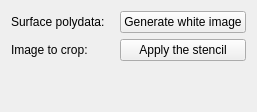
     <widget class="QWidget" name="tab_7">
      <attribute name="title">
       <string>Surface to image</string>
      </attribute>
      <layout class="QVBoxLayout" name="verticalLayout_4">
       <item>
        <layout class="QGridLayout" name="gridLayout">
         <item row="0" column="0">
          <widget class="QLabel" name="label_22">
           <property name="text">
            <string>Surface polydata: </string>
           </property>
          </widget>
         </item>
         <item row="0" column="2">
          <widget class="QPushButton" name="generateWhiteImagePushButton">
           <property name="text">
            <string>Generate white image</string>
           </property>
          </widget>
         </item>
         <item row="0" column="1">
          <widget class="QmitkSingleNodeSelectionWidget" name="widget_Poly" native="true"/>
         </item>
         <item row="1" column="0">
          <widget class="QLabel" name="label_26">
           <property name="text">
            <string>Image to crop:</string>
           </property>
          </widget>
         </item>
         <item row="1" column="2">
          <widget class="QPushButton" name="surfaceToImagePushButton">
           <property name="text">
            <string>Apply the stencil</string>
           </property>
          </widget>
         </item>
         <item row="1" column="1">
          <widget class="QmitkSingleNodeSelectionWidget" name="widget_CropImage" native="true"/>
         </item>
        </layout>
       </item>
       <item>
        <spacer name="verticalSpacer_3">
         <property name="orientation">
          <enum>Qt::Vertical</enum>
         </property>
         <property name="sizeHint" stdset="0">
          <size>
           <width>20</width>
           <height>40</height>
          </size>
         </property>
        </spacer>
       </item>
      </layout>
     </widget>
